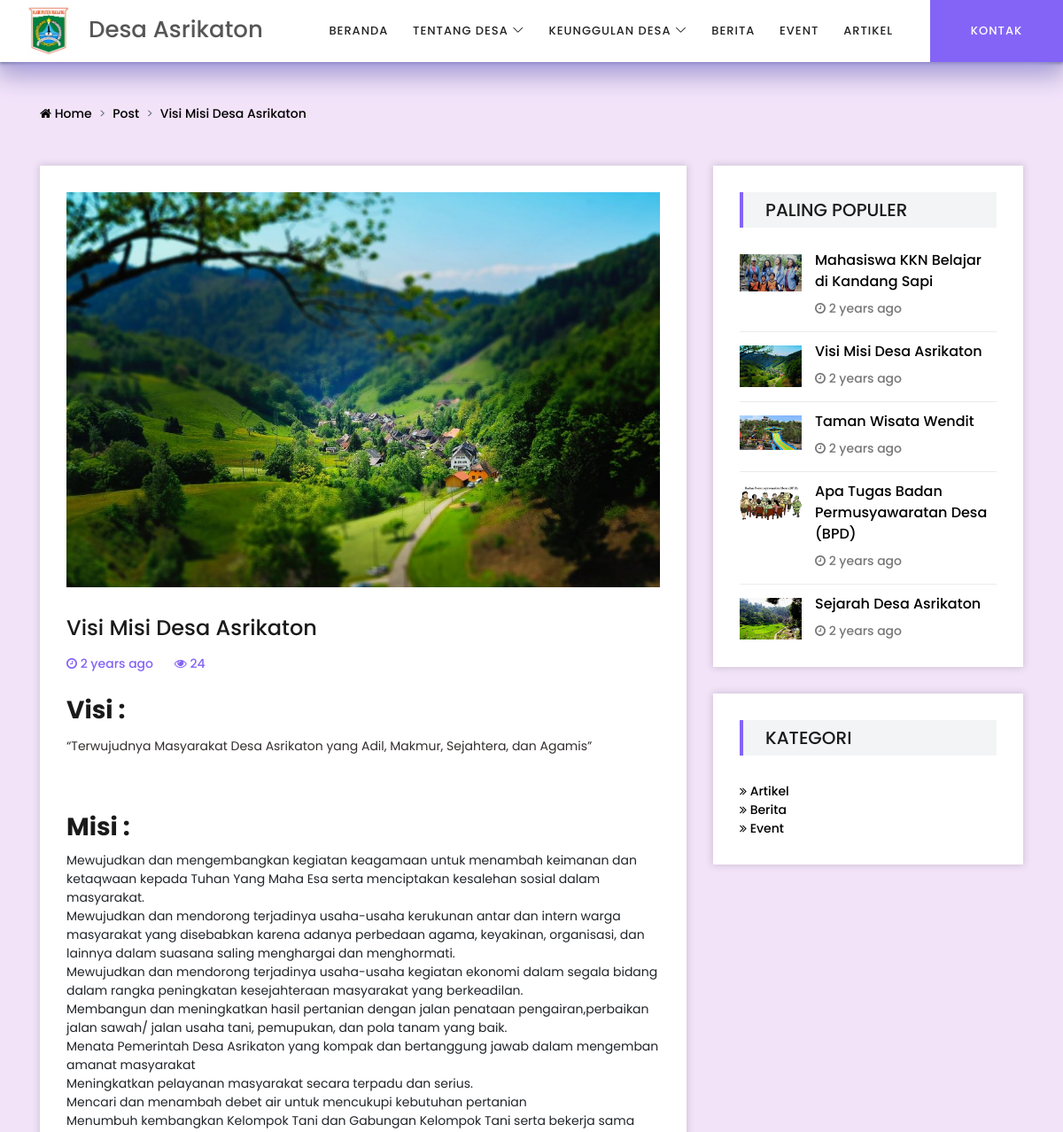
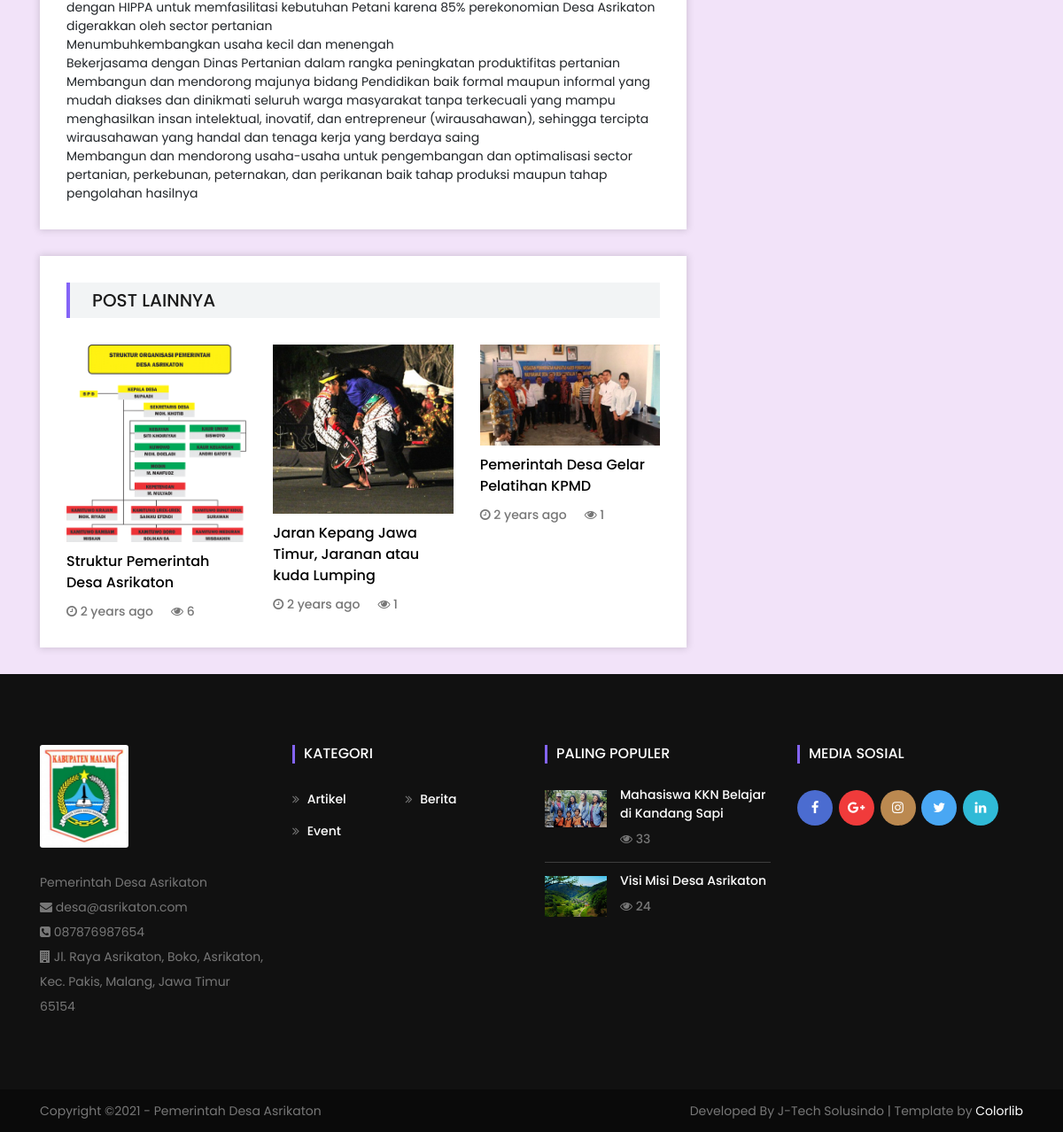
Screenshot of /post/visi-misi-desa-asrikaton with the database file from the repository (2 pictures, top to bottom).
### tables this page shows
CREATE TABLE `informasi_desa`  (
  `ID` int(11) NOT NULL AUTO_INCREMENT,
  `ID_KLIEN` int(11) NULL DEFAULT NULL,
  `NAMA` varchar(255) NULL DEFAULT NULL,
  `LOGO` varchar(255) NULL DEFAULT NULL,
  `ALAMAT` text NULL,
  `EMAIL` varchar(255) NULL DEFAULT NULL,
  `TELEPON` varchar(255) NULL DEFAULT NULL,
  `LOGO_KECIL` varchar(255) NULL DEFAULT NULL,
  `META_DESC` mediumtext NULL,
  `META_KEYWORD` text NULL,
  `LOKASI_LAT` varchar(255) NULL DEFAULT NULL,
  `LOKASI_LONG` varchar(255) NULL DEFAULT NULL,
  PRIMARY KEY (`ID`) USING BTREE,
  INDEX `id_klien_informasi_desa`(`ID_KLIEN`) USING BTREE,
  CONSTRAINT `id_klien_informasi_desa` FOREIGN KEY (`ID_KLIEN`) REFERENCES `klien` (`ID`) ON DELETE CASCADE ON UPDATE CASCADE
);

CREATE TABLE `artikel`  (
  `ID` int(11) NOT NULL AUTO_INCREMENT,
  `JUDUL` varchar(255) NULL DEFAULT NULL,
  `KONTEN` text NULL,
  `KATEGORI` text NULL,
  `GAMBAR_FULL` varchar(255) NULL DEFAULT NULL,
  `GAMBAR_ADMIN` varchar(255) NULL DEFAULT NULL,
  `CREATED_ON` datetime(0) NULL DEFAULT NULL,
  `META_DESC` mediumtext NULL,
  `META_KEYWORD` mediumtext NULL,
  `SLUG_URL` mediumtext NULL,
  `IS_SLIDE` tinyint(2) NULL DEFAULT 0 COMMENT '1=ya,0=tidak',
  `JUM_VIEW` int(11) NULL DEFAULT 0,
  `TENTANG_DESA` int(11) NULL DEFAULT NULL,
  `UNGGULAN_DESA` int(11) NULL DEFAULT NULL,
  PRIMARY KEY (`ID`) USING BTREE,
  INDEX `tentang_desa_id`(`TENTANG_DESA`) USING BTREE,
  INDEX `unggulan_desa_id`(`UNGGULAN_DESA`) USING BTREE,
  CONSTRAINT `tentang_desa_id` FOREIGN KEY (`TENTANG_DESA`) REFERENCES `tentang_desa` (`ID`) ON DELETE CASCADE ON UPDATE CASCADE,
  CONSTRAINT `unggulan_desa_id` FOREIGN KEY (`UNGGULAN_DESA`) REFERENCES `menu_unggulan_desa` (`ID`) ON DELETE CASCADE ON UPDATE CASCADE
);

CREATE TABLE `web_kategori`  (
  `ID` int(11) NOT NULL AUTO_INCREMENT,
  `NAMA` varchar(255) NULL DEFAULT NULL,
  `SLUG_URL_KAT` varchar(255) NULL DEFAULT NULL,
  `KODE_KAT` varchar(255) NULL DEFAULT NULL,
  PRIMARY KEY (`ID`) USING BTREE
);

### application/controllers/Main.php (called while the page is built, shortened)
<?php
class Main extends CI_Controller {
	protected $data = [];
	function __construct(){
	    $this->load->library(array('fungsi_helper','pagination'));
	    $this->load->model('Main_model','main_model');
	    $this->main_model->log_visitor($_SERVER['REMOTE_ADDR'],$_SERVER['HTTP_USER_AGENT']);
	    $data = [];
	    $data['informasi_desa'] = $this->db->get('informasi_desa')->row();
	    $data['kategori_footer'] = $this->db->get('web_kategori')->result();
	    $data['menu_ttg_desa'] = $this->main_model->get_tentang_desa();
	    $data['menu_unggulan_desa'] = $this->main_model->get_unggulan_desa();
	    $data['artikel_populer_footer'] = $this->db->limit(2)->order_by('JUM_VIEW','DESC')->get('artikel')->result();
	    $data['artikel_populer_sidebar'] = $this->db->limit(5)->order_by('JUM_VIEW','DESC')->get('artikel')->result_array();
	    $data['footer'] = $this->load->view('web/footer',$data,TRUE);
	    $this->data = $data;
	}
	function set_header($data){
	    $this->data['header'] = $this->load->view('web/header',$data,TRUE);
	}
	public function post($param){
		$data = [];
		$query_post = $this->db->where('SLUG_URL',$param)->get('artikel');
		$this->main_model->update_view_post($query_post->row()->ID);
		$query_post_rand = $this->db->where('ID !=',$query_post->row()->ID)->order_by('rand()')->limit(3)->get('artikel');
        $data['post'] = $query_post->row_array();
        $data['post_lain'] = $query_post_rand->result_array();
		$this->data['content'] = $this->load->view('web/detail_post',$data,TRUE);
		$this->data['page_title'] = $data['post']['JUDUL'];
		$this->data['meta_desc'] = $data['post']['META_DESC'];
		$this->data['meta_keyword'] = $data['post']['META_KEYWORD'];
		$this->data['kode_menu'] = '';
		$this->set_header($this->data);
		$this->load->view('web/main',$this->data);
	}
}

### index.php (called while the page is built, shortened)
<?php
require_once BASEPATH.'core/CodeIgniter.php';

### application/helpers/app_helper.php (called while the page is built, shortened)
<?php if (!defined('BASEPATH')) exit('No direct script access allowed');
function waktu_lalu($timestamp)
{
	$selisih = time() - strtotime($timestamp);
	$detik = $selisih ;
	$menit = round($selisih / 60 );
	$jam = round($selisih / 3600 );
	$hari = round($selisih / 86400 );
	$minggu = round($selisih / 604800 );
	$bulan = round($selisih / 2419200 );
	$tahun = round($selisih / 29030400 );
	if ($detik <= 60) {
		$waktu = $detik.'seconds ago';
	} else if ($menit <= 60) {
		$waktu = $menit.' minutes ago';
	} else if ($jam <= 24) {
		$waktu = $jam.' hours ago';
	} else if ($hari <= 7) {
		$waktu = $hari.' days ago';
	} else if ($minggu <= 4) {
		$waktu = $minggu.' weeks ago';
	} else if ($bulan <= 12) {
		$waktu = $bulan.' months ago';
	} else {
		$waktu = $tahun.' years ago';
	}
	return $waktu;
}

### application/views/web/detail_post.php (the view, shortened to what this page needs)
<div class="mag-breadcrumb py-5">
       <div class="container">
           <div class="row">
               <div class="col-12">
                   <nav aria-label="breadcrumb">
                       <ol class="breadcrumb">
                       	<li class="breadcrumb-item"><a href="<?= base_url() ?>"><i class="fa fa-home" aria-hidden="true"></i> Home</a></li>
                            <?php foreach ($this->uri->segments as $segment){
                            ?>
                          	 	<li class="breadcrumb-item"><a href="#"><?php echo ucwords(str_replace('-', ' ', $segment)) ?></a></li>
                       	<?php } ?>
                       </ol>
                   </nav>
               </div>
           </div>
       </div>
   </div>
<section class="post-details-area">
       <div class="container">
           <div class="row justify-content-center">
               <div class="col-12 col-xl-8">
                   <div class="post-details-content bg-white mb-30 p-30 box-shadow">
                       <div class="blog-thumb mb-30 justify-content-center text-center">
                           <img src="<?= base_url($post['GAMBAR_FULL']) ?>" alt="">
                       </div>
                       <div class="blog-content">
                           <h4 class="post-title"><?= $post['JUDUL'] ?></h4>
                           <div class="post-meta-2">
                               <a href="#"><i class="fa fa-clock-o" aria-hidden="true"></i> <?= waktu_lalu($post['CREATED_ON']) ?></a>
                               <a href="#"><i class="fa fa-eye" aria-hidden="true"></i> <?= $post['JUM_VIEW'] ?></a>
                           </div>
                           <div class="post_konten mt-4">
                           	<?= $post['KONTEN'] ?>
                       	</div>
                       </div>
                   </div>
                   <div class="related-post-area bg-white mb-30 px-30 pt-30 box-shadow">
                       <div class="section-heading">
                           <h5>Post Lainnya</h5>
                       </div>
                       <div class="row">
                           <?php
                           	foreach ($post_lain as $key => $post) {
                           	$url_post = base_url('post/'.$post['SLUG_URL']);
                           ?>
                           <div class="col-12 col-md-6 col-lg-4">
                               <div class="single-blog-post style-4 mb-30">
                                   <div class="post-thumbnail">
                                       <img src="<?= base_url($post['GAMBAR_ADMIN']) ?>" alt="">
                                   </div>
                                   <div class="post-content">
                                       <a href="<?= $url_post ?>" class="post-title"><?= $post['JUDUL'] ?></a>
                                       <div class="post-meta d-flex">
                                            <a href="#"><i class="fa fa-clock-o" aria-hidden="true"></i> <?= waktu_lalu($post['CREATED_ON']) ?></a>
                                   						<a href="#"><i class="fa fa-eye" aria-hidden="true"></i> <?= $post['JUM_VIEW'] ?></a>
                                       </div>
                                   </div>
                               </div>
                           </div>
                           <?php } ?>
                       </div>
                   </div>
               </div>
               <?php include('sidebar.php') ?>
           </div>
       </div>
   </section>

### application/views/web/footer.php
<footer class="footer-area">
       <div class="container">
           <div class="row">
               <div class="col-12 col-sm-6 col-lg-3">
                   <div class="footer-widget">
                       <a href="javascript:void(0)" class="foo-logo"><img src="<?= base_url($informasi_desa->LOGO) ?>" alt="" style="width: 100px;border-radius: 3px;"></a>
                       <p>
                       	Pemerintah <?= $informasi_desa->NAMA ?><br/>
                       	<i class="fa fa-envelope"></i> <?= $informasi_desa->EMAIL ?><br/>
                       	<i class="fa fa-phone-square"></i> <?= $informasi_desa->TELEPON ?><br/>
                       	<i class="fa fa-building"></i> <?= $informasi_desa->ALAMAT ?>
                   	</p>
                   </div>
               </div>
               <div class="col-12 col-sm-6 col-lg-3">
                   <div class="footer-widget">
                       <h6 class="widget-title">Kategori</h6>
                       <nav class="footer-widget-nav">
                           <ul>
                           	<?php foreach ($kategori_footer as $key => $value) { ?>
                               <li><a href="<?= base_url('kategori/'.$value->SLUG_URL_KAT) ?>"><i class="fa fa-angle-double-right" aria-hidden="true"></i> <?= $value->NAMA ?></a></li>
                               <?php }?>
                           </ul>
                       </nav>
                   </div>
               </div>
               <div class="col-12 col-sm-6 col-lg-3">
                   <div class="footer-widget">
                       <h6 class="widget-title">Paling Populer</h6>
                       <?php foreach ($artikel_populer_footer as $key => $value) {?>
                       <div class="single-blog-post style-2 d-flex">
                           <div class="post-thumbnail">
                               <img src="<?= base_url($value->GAMBAR_ADMIN) ?>" alt="">
                           </div>
                           <div class="post-content">
                               <a href="<?= base_url('post/'.$value->SLUG_URL) ?>" class="post-title"><?= $value->JUDUL ?></a>
                               <div class="post-meta d-flex justify-content-between">
                                   <a href="#"><i class="fa fa-eye" aria-hidden="true"></i> <?= $value->JUM_VIEW ?></a>
                               </div>
                           </div>
                       </div>
                   	<?php } ?>
                   </div>
               </div>
               <div class="col-12 col-sm-6 col-lg-3">
                   <div class="footer-widget">
                       <h6 class="widget-title">Media Sosial</h6>
                       <div class="footer-social-info">
                           <a href="#" class="facebook"><i class="fa fa-facebook"></i></a>
                           <a href="#" class="google-plus"><i class="fa fa-google-plus"></i></a>
                           <a href="#" class="instagram"><i class="fa fa-instagram"></i></a>
                           <a href="#" class="twitter"><i class="fa fa-twitter"></i></a>
                           <a href="#" class="linkedin"><i class="fa fa-linkedin"></i></a>
                       </div>
                   </div>
               </div>
           </div>
       </div>
       <div class="copywrite-area">
           <div class="container">
               <div class="row">
                   <div class="col-12 col-sm-6">
                       <p class="copywrite-text">
           				Copyright &copy;<script>document.write(new Date().getFullYear());</script> - Pemerintah <?= $informasi_desa->NAMA ?></p>
                   </div>
                   <div class="col-12 col-sm-6">
                       <nav class="footer-nav text-right">
                       	<p class="copywrite-text">
                          			Developed By J-Tech Solusindo | Template by <a href="https://colorlib.com" target="_blank">Colorlib</a>
                          	</p>
                       </nav>
                   </div>
               </div>
           </div>
       </div>
   </footer>

### application/views/web/sidebar.php
<div class="col-12 col-md-6 col-lg-5 col-xl-4">
                    <div class="sidebar-area bg-white p-30 mb-30 box-shadow">
                     <div class="single-sidebar-widget">
                <div class="section-heading">
                    <h5>Paling Populer</h5>
                </div>
                <?php
                    foreach ($artikel_populer_sidebar as $key => $post) {
                    $url_post = base_url('post/'.$post['SLUG_URL']);
                ?>
                    <div class="single-blog-post d-flex">
                        <div class="post-thumbnail">
                            <img src="<?= base_url($post['GAMBAR_ADMIN']) ?>" alt="">
                        </div>
                        <div class="post-content">
                            <a href="<?= $url_post ?>" class="post-title"><?= $post['JUDUL'] ?></a>
                            <div class="post-meta d-flex justify-content-between">
                                 <a href="#"><i class="fa fa-clock-o" aria-hidden="true"></i> <?= waktu_lalu($post['CREATED_ON']) ?></a>
                            </div>
                        </div>
                    </div>
                <?php } ?>
            </div>
                    </div>
                     <div class="sidebar-area bg-white mb-30 box-shadow">
                        <div class="single-sidebar-widget p-30">
                            <div class="section-heading">
                                <h5>Kategori</h5>
                            </div>
                            <ul class="footer-widget">
                            	<?php foreach ($kategori_footer as $key => $value) { ?>
                                <li><a href="<?= base_url('kategori/'.$value->SLUG_URL_KAT) ?>"><span><i class="fa fa-angle-double-right" aria-hidden="true"></i> <?= $value->NAMA ?></span> <span></span></a></li>
                                <?php }?>
                            </ul>
                        </div>
                    </div>
                </div>

### application/views/web/header.php (shortened to what this page needs)
<header class="header-area">
        <div class="mag-main-menu" id="sticker">
            <div class="classy-nav-container breakpoint-off">
                <nav class="classy-navbar justify-content-between" id="magNav">
                    <a href="<?= base_url() ?>" class="nav-brand"><img src="<?= base_url($informasi_desa->LOGO) ?>" alt=""><?= $informasi_desa->NAMA ?></a>
                    <div class="nav-content d-flex align-items-center">
                        <div class="classy-menu">
                            <div class="classynav">
                                <ul>
                                    <li><a <?= ($kode_menu=='beranda')?'class="active"':'' ?> href="<?= base_url() ?>">Beranda</a></li>
                                    <li><a href="#">Tentang Desa</a>
                                    </li>
                                     <li><a href="#">Keunggulan Desa</a>
                                    </li>
                                    <li><a <?= ($kode_menu=='berita')?'class="active"':'' ?> href="<?= base_url('kategori/berita') ?>">Berita</a></li>
                                    <li><a <?= ($kode_menu=='event')?'class="active"':'' ?> href="<?= base_url('kategori/event') ?>">Event</a></li>
                                    <li><a <?= ($kode_menu=='artikel')?'class="active"':'' ?> href="<?= base_url('kategori/artikel') ?>">Artikel</a></li>
                                </ul>
                            </div>
                        </div>
                        <div class="top-meta-data d-flex align-items-center">
                            <a href="<?= base_url('kontak') ?>" class="submit-video"><span><i class="fa fa-cloud-upload"></i></span> <span class="video-text">Kontak</span></a>
                        </div>
                    </div>
                </nav>
            </div>
        </div>
    </header>

### rows the page displays
informasi_desa: LOGO (picture), NAMA "Desa Asrikaton", EMAIL "desa@asrikaton.com", TELEPON "087876987654", ALAMAT "Jl. Raya Asrikaton, Boko, Asrikaton, Kec. Pakis, Malang, Jawa Timur 65154"
artikel: GAMBAR_FULL (picture), JUDUL "Visi Misi Desa Asrikaton", CREATED_ON "2 years ago", JUM_VIEW "24", KONTEN "Visi : “Terwujudnya Masyarakat Desa Asrikaton yang Adil, Makmur, Sejahtera, dan Agamis” Misi : Mewujudkan dan mengembangkan kegiatan keagamaan untuk menambah keimanan dan ketaqwaan kepada Tuhan Yang Maha Esa serta menciptakan kesalehan sosial dalam masyarakat. Mewujudkan dan mendorong terjadinya usaha-usaha kerukunan antar dan intern warga masyarakat yang disebabkan karena adanya perbedaan agama, keyakinan, organisasi, dan lainnya dalam suasana saling menghargai dan menghormati. Mewujudkan dan mendorong terjadinya usaha-usaha kegiatan ekonomi dalam segala bidang dalam rangka peningkatan kesejahteraan masyarakat yang berkeadilan. Membangun dan meningkatkan hasil pertanian dengan jalan…", GAMBAR_ADMIN (picture)
artikel: GAMBAR_ADMIN (picture), JUDUL "Struktur Pemerintah Desa Asrikaton", CREATED_ON "2 years ago", JUM_VIEW "6"
artikel: GAMBAR_ADMIN (picture), JUDUL "Jaran Kepang Jawa Timur, Jaranan atau kuda Lumping", CREATED_ON "2 years ago", JUM_VIEW "1"
artikel: GAMBAR_ADMIN (picture), JUDUL "Pemerintah Desa Gelar Pelatihan KPMD", CREATED_ON "2 years ago", JUM_VIEW "1"
artikel: GAMBAR_ADMIN (picture), JUDUL "Mahasiswa KKN Belajar di Kandang Sapi", CREATED_ON "2 years ago", JUM_VIEW "33"
artikel: GAMBAR_ADMIN (picture), JUDUL "Taman Wisata Wendit", CREATED_ON "2 years ago"
artikel: GAMBAR_ADMIN (picture), JUDUL "Apa Tugas Badan Permusyawaratan Desa (BPD)", CREATED_ON "2 years ago"
artikel: GAMBAR_ADMIN (picture), JUDUL "Sejarah Desa Asrikaton", CREATED_ON "2 years ago"
web_kategori: NAMA "Artikel"
web_kategori: NAMA "Berita"
web_kategori: NAMA "Event"

### other values shown
str_replace('-', ' ', $segment) "Post"
str_replace('-', ' ', $segment) "Visi Misi Desa Asrikaton"
